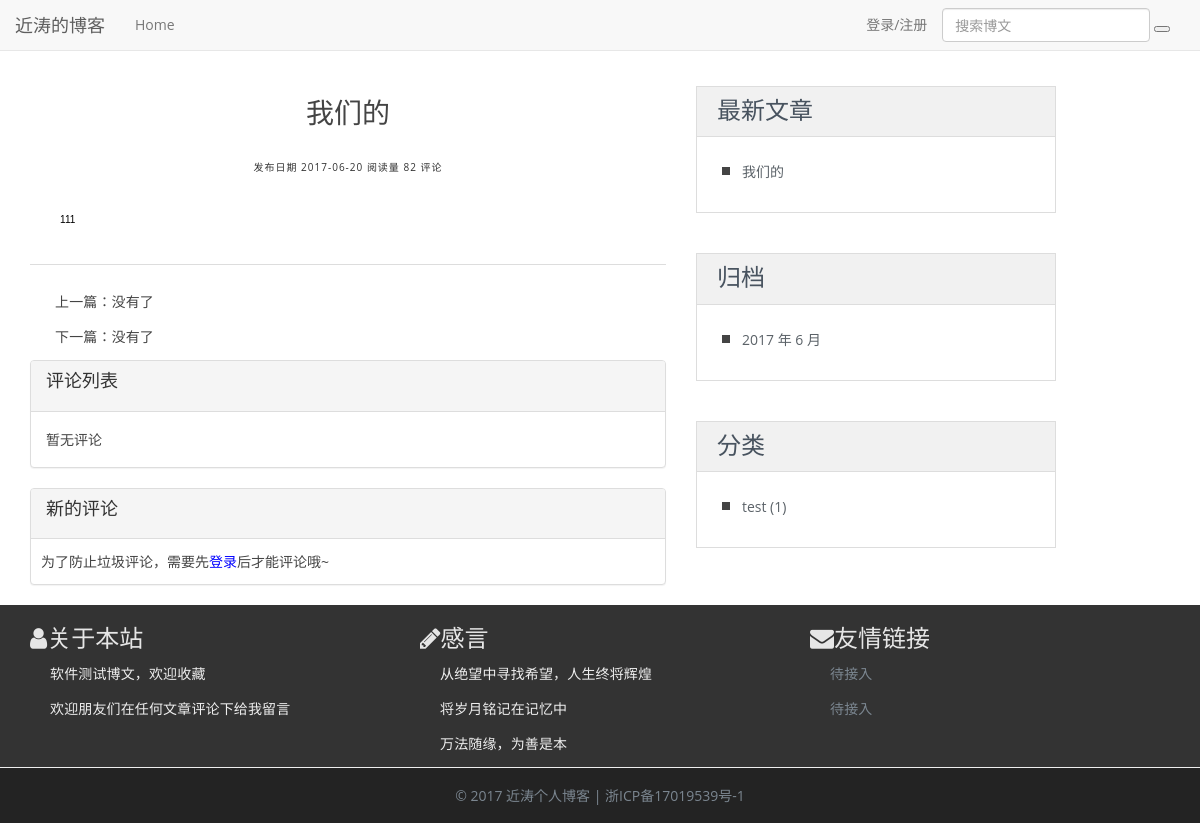
The app's page /post/1/ with its own data.
### blog/models.py (models this page shows, shortened)
@python_2_unicode_compatible
class Post(models.Model):
    title = models.CharField(max_length=70)
    body = models.TextField()
    excerpt = models.CharField(max_length=200, blank=True)
    created_time = models.DateTimeField()
    modified_time = models.DateTimeField()
    category = models.ForeignKey(Category)
    tags = models.ManyToManyField(Tag, blank=True)
    author = models.ForeignKey(User)
    view = models.PositiveIntegerField(default=0)
    def get_absolute_url(self):
        return reverse('blog:detail', kwargs={'pk': self.pk})
    def increase_views(self):
        self.view += 1
        self.save(update_fields=['view'])
    class Meta:
        ordering = ['-created_time']

@python_2_unicode_compatible
class Category(models.Model):
    name = models.CharField(max_length=100)

### blog/views.py (the view)
# urls.py: url(r'^post/(?P<pk>[0-9]+)/$', views.detail, name='detail'),
def detail(request, pk):
    post = get_object_or_404(Post, pk=pk)
    post.increase_views()
    post.body = markdown.markdown(post.body,
                                  extensions=[
                                     'markdown.extensions.extra',
                                     'markdown.extensions.codehilite',
                                     'markdown.extensions.toc',
                                  ])
    form = CommentForm()
    comment_list = post.comment_set.all()
    blog = Post.objects.get(pk=pk)  # 当前打开的博客
    pre_blog = Post.objects.filter(pk__gt=blog.pk).order_by('pk')
    next_blog = Post.objects.filter(pk__lt=blog.pk).order_by('-pk')
    if request.user.is_authenticated():
        nickname = UserProfile.objects.get(id=request.user.id)
    else:
        nickname = ""
    if pre_blog.count() > 0:
        pre_blog = pre_blog[0]
    else:
        pre_blog = None
    if next_blog.count() > 0:
        next_blog = next_blog[0]
    else:
        next_blog = None
    context = {'post': post,
               'form': form,
               'comment_list': comment_list,
               "pre_blog": pre_blog,
               "next_blog": next_blog,
               "nickname":nickname
               }
    return render(request, 'blog/detail.html', context=context)

### blog/templates/blog/detail.html (shortened to what this page needs)
﻿{% extends 'base.html' %}
{% load blog_tags %}
{% load comments %}
					{% block main %}
						<article class="post post-1">
							<header class="entry-header">
								<h1 class="entry-title">{{ post.title }}</h1>
								<div class="entry-meta">
									<span class=""><a href="#"><time class="entry-date" datetime="">发布日期 {{ post.created_time|date:"Y-m-d" }}</time></a></span>
									<span class=""><a href="#">阅读量 {{ post.view }}</a></span>
                                    {% get_comment_count for post as comment_count %}
									<span class=""><a href="#">评论 {{comment_count}}</a></span>
								</div>
							</header>
							<div class="entry-content clearfix">
								 {{ post.body|safe }}
							</div>
						</article>
                        <br/>
                        <div class="demo_line_02"><p></p></div>
                        <br/>
                        <div style="margin-left:25px">
                        <p>
							{% if pre_blog %}
                              <a href="{% url 'blog:detail' pre_blog.pk %}">上一篇：{{pre_blog.title}}</a>
							{% else %}
                                  上一篇：没有了
                            {% endif %}
						</p>
                        <p>
                            {% if next_blog %}
                               <a href="{% url 'blog:detail' next_blog.pk %}">下一篇：{{next_blog.title}}</a>
                            {% else %}
							       下一篇：没有了
                            {% endif %}
                        </p>
	                    </div>
						<div class="panel panel-default">
                            <div class="panel-heading">
                                <h4>评论列表</h4>
                            </div>
                            <div class="panel-body">
                                    {% get_comment_list for post as comments %}
                                    {% for comment in comments %}
                                    <div class="blog_comment" name="F{{comment.id}}">
                                        <p class="comment_title">#{{ comment.submit_date|date:"Y-m-d H:i"}} @ {{ comment.user_name }}：</p>
                                        <p class="comment_content"
                                           root='{{comment.id}}'
                                           role='{{comment.id}}'
                                           base='{{comment.user_name}}'>
                                           {{ comment.comment }}</p>
                                        <ul class="comment_reply">
                                            {% for reply in comment.replies %}
                                                <li root='{{reply.root_id}}'
                                                    role='{{reply.id}}'
                                                    base='{{reply.user_name}}'>
                                                    {{reply.user_name}} 回复 {{reply.reply_name}} ({{ reply.submit_date|date:"Y-m-d H:i"}})：{{ reply.comment }}
                                                </li>
                                            {% endfor %}
                                        </ul>
                                    </div>
                                {% empty %}
                                    暂无评论
                                {% endfor %}
                            </div>
                        </div>
                        <div class="panel panel-default">
                            <div class="panel-heading">
                                <h4>新的评论</h4>
                            </div>
                            {% if user.is_authenticated %}
                            {% get_comment_form for post as blog_form %}
                            <form class="form-horizontal"  method="post" id="comment_form">
                                <input id="pk" type="hidden" value="{{post.id}}">
                                {% csrf_token %}
                                {{ blog_form.object_pk }}
                                {{ blog_form.content_type }}
                                {{ blog_form.timestamp }}
                                {{ blog_form.site }}
                                {{ blog_form.submit_date }}
                                {{ blog_form.security_hash }}
                                <!--<div class="control-group">
                                    <label class="control-label" for="id_name">名称： </label>
                                    <div class="controls">
                                        <input type="text" id="id_name" class="input-xlarge" name="name" placeholder="请输入您的用户名" value=""/>
                                    </div>
                                </div>
                                <div class="control-group">
                                    <label class="control-label" for="id_email">邮箱： </label>
                                    <div class="controls">
                                        <input class="input-xlarge" id="id_email" type="email" name="email" placeholder="请输入您的邮箱地址" value=""/>
                                    </div>
                                </div>-->
                                <input type="hidden" name="next" value="{%url 'blog:detail' post.pk %}"/>
                                <input type="hidden" name="reply_to" value="0" />
                                <input type="hidden" id="id_name" name="name" value="{{nickname}}"/>
                                <input type="hidden" id="id_email" name="email" value="{{user.email}}"/>
                                <a name="newcomment" id="newcomment"></a>
                                <div class="control-group">
                                    <label class="control-label" for="id_comment"></label>
                                    <div class="controls">
                                        <textarea style="margin:10 0 0 15;width:93%;" class="input-xlarge comment" rows="6" id="id_comment" name="comment" placeholder="请输入评论内容"></textarea>
                                    </div>
                                </div>
                                <p style="display:none;">
                                    <label for="id_honeypot">如果你在该字段中输入任何内容，你的评论就会被视为垃圾评论。</label> <input type="text" name="honeypot" id="id_honeypot">
                                </p>
                                <div style="margin:5 0 0 560" class="controls">
                                    <div class="form-actions">
                                        <input class="btn btn-info" style="margin-left:-310px" id="submit_btn" type="submit" name="submit" value="提交"/>
                                        <input type='hidden' name='next' value="{% url 'blog:detail' post.pk %}"/>
                                    </div>
                                </div>
                             </form>
                            {% else %}
                            <div style="margin:10 10">
                                为了防止垃圾评论，需要先<a style="color:blue" href="/blog/login/">登录</a>后才能评论哦~
                            </div>
                            {% endif %}
                        </div>
                            {% get_comment_form for post as blog_form %}
						{% endblock main %}

### blog/templates/base.html (shortened to what this page needs)
﻿{% load blog_tags %}
{% load staticfiles %}
<!DOCTYPE html>
<html>
	<head>
    <link rel="stylesheet" href="{% static 'blog/css/bootstrap.min.css' %}">
    <link rel="stylesheet" href="http://code.ionicframework.com/ionicons/2.0.1/css/ionicons.min.css">
    <link rel="stylesheet" href="{% static 'blog/css/pace.css' %}">
    <link rel="stylesheet" href="{% static 'blog/css/custom.css' %}">
    <link rel="stylesheet" href="{% static 'blog/css/friendly.css' %}">
    <link rel="stylesheet" href="https://cdn.bootcss.com/font-awesome/4.7.0/css/font-awesome.min.css">
    <link rel="stylesheet" href="{% static 'blog/css/style.css' %}">
	</head>
	<body>
    <div class="navbar navbar-default navbar-fixed-top navbar-down" role="navigation">
                    <div class="navbar-header">
                        <a class="navbar-brand" href="{% url 'blog:index' %}">近涛的博客</a>
                    </div>
                    <div class="collapse navbar-collapse" id="example-navbar-collapse">
						<ul class="nav navbar-nav">
                            <li class="">
                                <a href="{% url 'blog:index' %}">
                                     Home
                                </a>
                            </li>
						</ul>
						<div style="margin-right:30px">
                        <form role="search" method="get" action="{% url 'blog:search' %}" class="navbar-form navbar-right">
                            <input name="q" type="text" placeholder="搜索博文" class="form-control">
                            <button type="submit">
                            </button>
                        </form>
						</div>
						<ul id="user_part" class="nav navbar-nav navbar-right"><li><a href="{% url 'users:goLogin' %}">登录/注册</a></li></ul>
                    </div>
	</div>
		<div class="content-body" style="margin-top:25px;padding-bottom: 0px;">
			<div class="container">
				<div class="row">
					<main class="col-md-8">
					   {% block main %}
             {% endblock main %}
					</main>
					<aside class="col-md-4 blog-aside">
						<div class="aside-widget">
							<header>
								<h3>最新文章</h3>
							</header>
							<div class="body">
								{% get_recent_posts as recent_post_list %}
								<ul class="clean-list">
									{% for post in recent_post_list %}
									<li><a href="{{ post.get_absolute_url }}">{{ post.title }}</a></li>
									{% endfor %}
								</ul>
							</div>
                        </div>
						<div class="aside-widget">
							<header>
								<h3>归档</h3>
							</header>
							<div class="body">
								{% archives as date_list %}
								<ul class="clean-list">
									{% for date in date_list %}
									<li><a href="{% url 'blog:archives' date.year date.month %}">{{ date.year }} 年 {{ date.month }} 月</a></li>
									{% endfor %}
								</ul>
							</div>
                        </div>
						<div class="aside-widget">
							<header>
								<h3>分类</h3>
							</header>
							<div class="body">
								{% get_categories as category_list %}
								<ul class="clean-list">
									{% for category in category_list %}
									<li><a href="{% url 'blog:category' category.pk %}">{{category.name}} ({{ category.num_posts }})</a></li>
									{% endfor %}
								</ul>
							</div>
                        </div>
					</aside>
				</div>
			</div>
		</div>
        <footer>
			<div class="widewrapper footer" style="padding-top: 20px;">
				<div class="container">
					<div class="row">
						<div class="col-md-4 footer-widget">
							<h3> <i class="fa fa-user"></i>关于本站</h3>
							<ul class="" style="margin-left:-20px;">
								<p>软件测试博文，欢迎收藏</p>
								<p>欢迎朋友们在任何文章评论下给我留言</p>
							</ul>
						</div>
						<div class="col-md-4 footer-widget">
							<h3> <i class="fa fa-pencil"></i>感言</h3>
							<ul class="" style="margin-left:-20px">
								<p>从绝望中寻找希望，人生终将辉煌</p>
								<p>将岁月铭记在记忆中</p>
								<p>万法随缘，为善是本</p>
							</ul>
						</div>
						<div class="col-md-4 footer-widget">
							<h3> <i class="fa fa-envelope"></i>友情链接</h3>
							<ul class="" style="margin-left:-20px;">
								<p><a href="" target="_blank">待接入</a></p>
								<p><a href="" target="_blank">待接入</a></p>
							</ul>
						</div>
					</div>
				</div>
			</div>
			<div class="widewrapper copyright">
					&copy; 2017 近涛个人博客 | 浙ICP备17019539号-1
			</div>
        </footer>
	</body>
</html>

### records on screen
Post: title "我们的", created_time "2017-06-20", view "82", body "111"
Category: name "test", num_posts "1"

### other values on screen
{{ date.year }} "2017"
{{ date.month }} "6"
